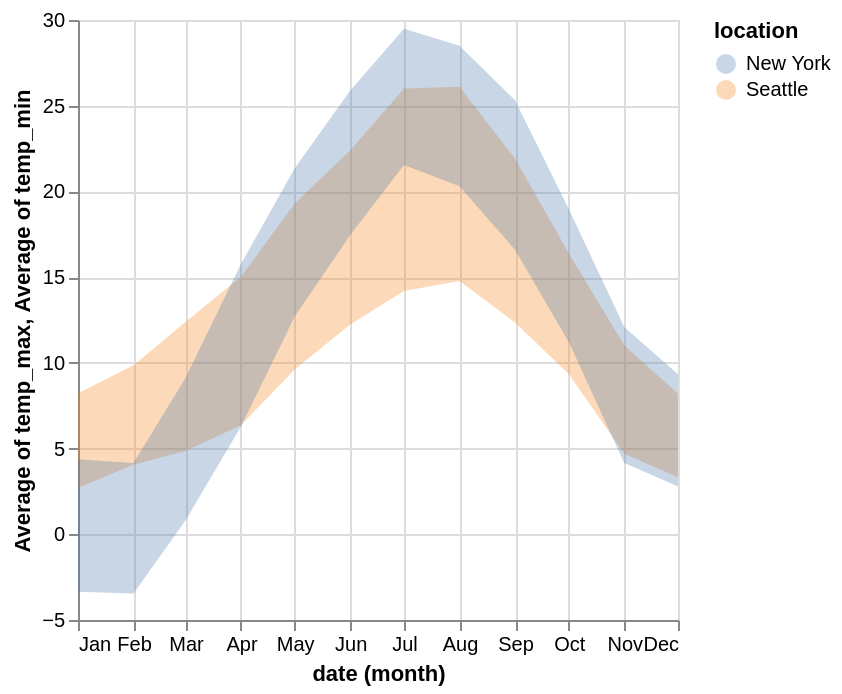

The code cell stored with this chart in its notebook:
### Markdown cell above
Let’s subdivide the data by location using a color encoding, while also adjusting the mark opacity to accommodate overlapping areas:

### Code cell
alt.Chart(weather).mark_area(opacity=0.3).encode(
  alt.X('month(date):T'),
  alt.Y('average(temp_max):Q'),
  alt.Y2('average(temp_min):Q'),
  alt.Color('location:N')
)

### Figure 1 — Vega specification as saved in the notebook (floating-point values rounded to 4 significant figures)
{"$schema": "https://vega.github.io/schema/vega/v6.json", "data": [{"name": "source_0", "values": [{"month_date": "2012-01-01T00:00:00.000", "location": "Seattle", "average_temp_max": 8.229, "average_temp_min": 2.697}, {"month_date": "2012-02-01T00:00:00.000", "location": "Seattle", "average_temp_max": 9.86, "average_temp_min": 4.055}, {"month_date": "2012-03-01T00:00:00.000", "location": "Seattle", "average_temp_max": 12.39, "average_temp_min": 4.859}, {"month_date": "2012-04-01T00:00:00.000", "location": "Seattle", "average_temp_max": 15.02, "average_temp_min": 6.362}, {"month_date": "2012-05-01T00:00:00.000", "location": "Seattle", "average_temp_max": 19.3, "average_temp_min": 9.615}, {"month_date": "2012-06-01T00:00:00.000", "location": "Seattle", "average_temp_max": 22.4, "average_temp_min": 12.24}, {"month_date": "2012-07-01T00:00:00.000", "location": "Seattle", "average_temp_max": 26.0, "average_temp_min": 14.2}, {"month_date": "2012-08-01T00:00:00.000", "location": "Seattle", "average_temp_max": 26.11, "average_temp_min": 14.77}, {"month_date": "2012-09-01T00:00:00.000", "location": "Seattle", "average_temp_max": 21.92, "average_temp_min": 12.36}, {"month_date": "2012-10-01T00:00:00.000", "location": "Seattle", "average_temp_max": 16.39, "average_temp_min": 9.351}, {"month_date": "2012-11-01T00:00:00.000", "location": "Seattle", "average_temp_max": 11.02, "average_temp_min": 4.702}, {"month_date": "2012-12-01T00:00:00.000", "location": "Seattle", "average_temp_max": 8.194, "average_temp_min": 3.325}, {"month_date": "2012-01-01T00:00:00.000", "location": "New York", "average_temp_max": 4.376, "average_temp_min": -3.352}, {"month_date": "2012-02-01T00:00:00.000", "location": "New York", "average_temp_max": 4.153, "average_temp_min": -3.461}, {"month_date": "2012-03-01T00:00:00.000", "location": "New York", "average_temp_max": 9.12, "average_temp_min": 0.8024}, {"month_date": "2012-04-01T00:00:00.000", "location": "New York", "average_temp_max": 15.76, "average_temp_min": 6.287}, {"month_date": "2012-05-01T00:00:00.000", "location": "New York", "average_temp_max": 21.36, "average_temp_min": 12.71}, {"month_date": "2012-06-01T00:00:00.000", "location": "New York", "average_temp_max": 25.89, "average_temp_min": 17.47}, {"month_date": "2012-07-01T00:00:00.000", "location": "New York", "average_temp_max": 29.5, "average_temp_min": 21.54}, {"month_date": "2012-08-01T00:00:00.000", "location": "New York", "average_temp_max": 28.5, "average_temp_min": 20.3}, {"month_date": "2012-09-01T00:00:00.000", "location": "New York", "average_temp_max": 25.32, "average_temp_min": 16.6}, {"month_date": "2012-10-01T00:00:00.000", "location": "New York", "average_temp_max": 18.98, "average_temp_min": 11.21}, {"month_date": "2012-11-01T00:00:00.000", "location": "New York", "average_temp_max": 12.1, "average_temp_min": 4.158}, {"month_date": "2012-12-01T00:00:00.000", "location": "New York", "average_temp_max": 9.331, "average_temp_min": 2.784}], "transform": [{"type": "formula", "expr": "toDate(datum['month_date'])", "as": "month_date"}]}, {"name": "source_0_color_domain_location", "values": [{"location": "Seattle"}, {"location": "New York"}]}], "marks": [{"type": "group", "name": "pathgroup", "from": {"facet": {"data": "source_0", "name": "faceted_path_main", "groupby": ["location"]}}, "encode": {"update": {"height": {"field": {"signal": null, "datum": null, "group": "height", "parent": null}}, "width": {"field": {"signal": null, "datum": null, "group": "width", "parent": null}}}}, "marks": [{"type": "area", "name": "marks", "from": {"data": "faceted_path_main"}, "sort": {"field": "x"}, "encode": {"update": {"fill": {"field": "location", "scale": "color"}, "opacity": {"value": 0.3}, "orient": {"value": "vertical"}, "defined": {"signal": "isValid(datum[\"month_date\"]) && isFinite(+datum[\"month_date\"]) && isValid(datum[\"average_temp_max\"]) && isFinite(+datum[\"average_temp_max\"])"}, "x": {"field": "month_date", "scale": "x"}, "y": {"field": "average_temp_max", "scale": "y"}, "y2": {"field": "average_temp_min", "scale": "y"}}}, "style": ["area"]}]}], "scales": [{"name": "x", "type": "time", "domain": {"data": "source_0", "field": "month_date"}, "range": [0, {"signal": "width"}]}, {"name": "y", "type": "linear", "domain": {"data": "source_0", "fields": ["average_temp_max", "average_temp_min"]}, "range": [{"signal": "height"}, 0], "zero": true, "nice": true}, {"name": "color", "type": "ordinal", "domain": {"data": "source_0_color_domain_location", "field": "location", "sort": true}, "range": "category"}], "axes": [{"scale": "x", "minExtent": 0, "orient": "bottom", "tickMinStep": {"signal": "datetime(2001, 1, 1, 0, 0, 0, 0) - datetime(2001, 0, 1, 0, 0, 0, 0)"}, "domain": false, "ticks": false, "grid": true, "gridScale": "y", "zindex": 0, "aria": false, "labels": false, "maxExtent": 0}, {"scale": "y", "ticks": false, "domain": false, "labels": false, "tickCount": {"signal": "ceil(height/40)"}, "aria": false, "grid": true, "maxExtent": 0, "minExtent": 0, "zindex": 0, "gridScale": "x", "orient": "left"}, {"scale": "x", "title": "date (month)", "grid": false, "labelOverlap": true, "format": {"signal": "timeUnitSpecifier([\"month\"], {\"year-month\":\"%b %Y \",\"year-month-date\":\"%b %d, %Y \"})"}, "orient": "bottom", "labelFlush": true, "zindex": 0, "tickMinStep": {"signal": "datetime(2001, 1, 1, 0, 0, 0, 0) - datetime(2001, 0, 1, 0, 0, 0, 0)"}}, {"scale": "y", "title": "Average of temp_max, Average of temp_min", "labelOverlap": true, "tickCount": {"signal": "ceil(height/40)"}, "grid": false, "orient": "left", "zindex": 0}], "background": "white", "style": "cell", "height": 300, "legends": [{"fill": "color", "symbolType": "circle", "title": "location", "encode": {"symbols": {"update": {"opacity": {"value": 0.3}}}}}], "padding": 5, "width": 300}
